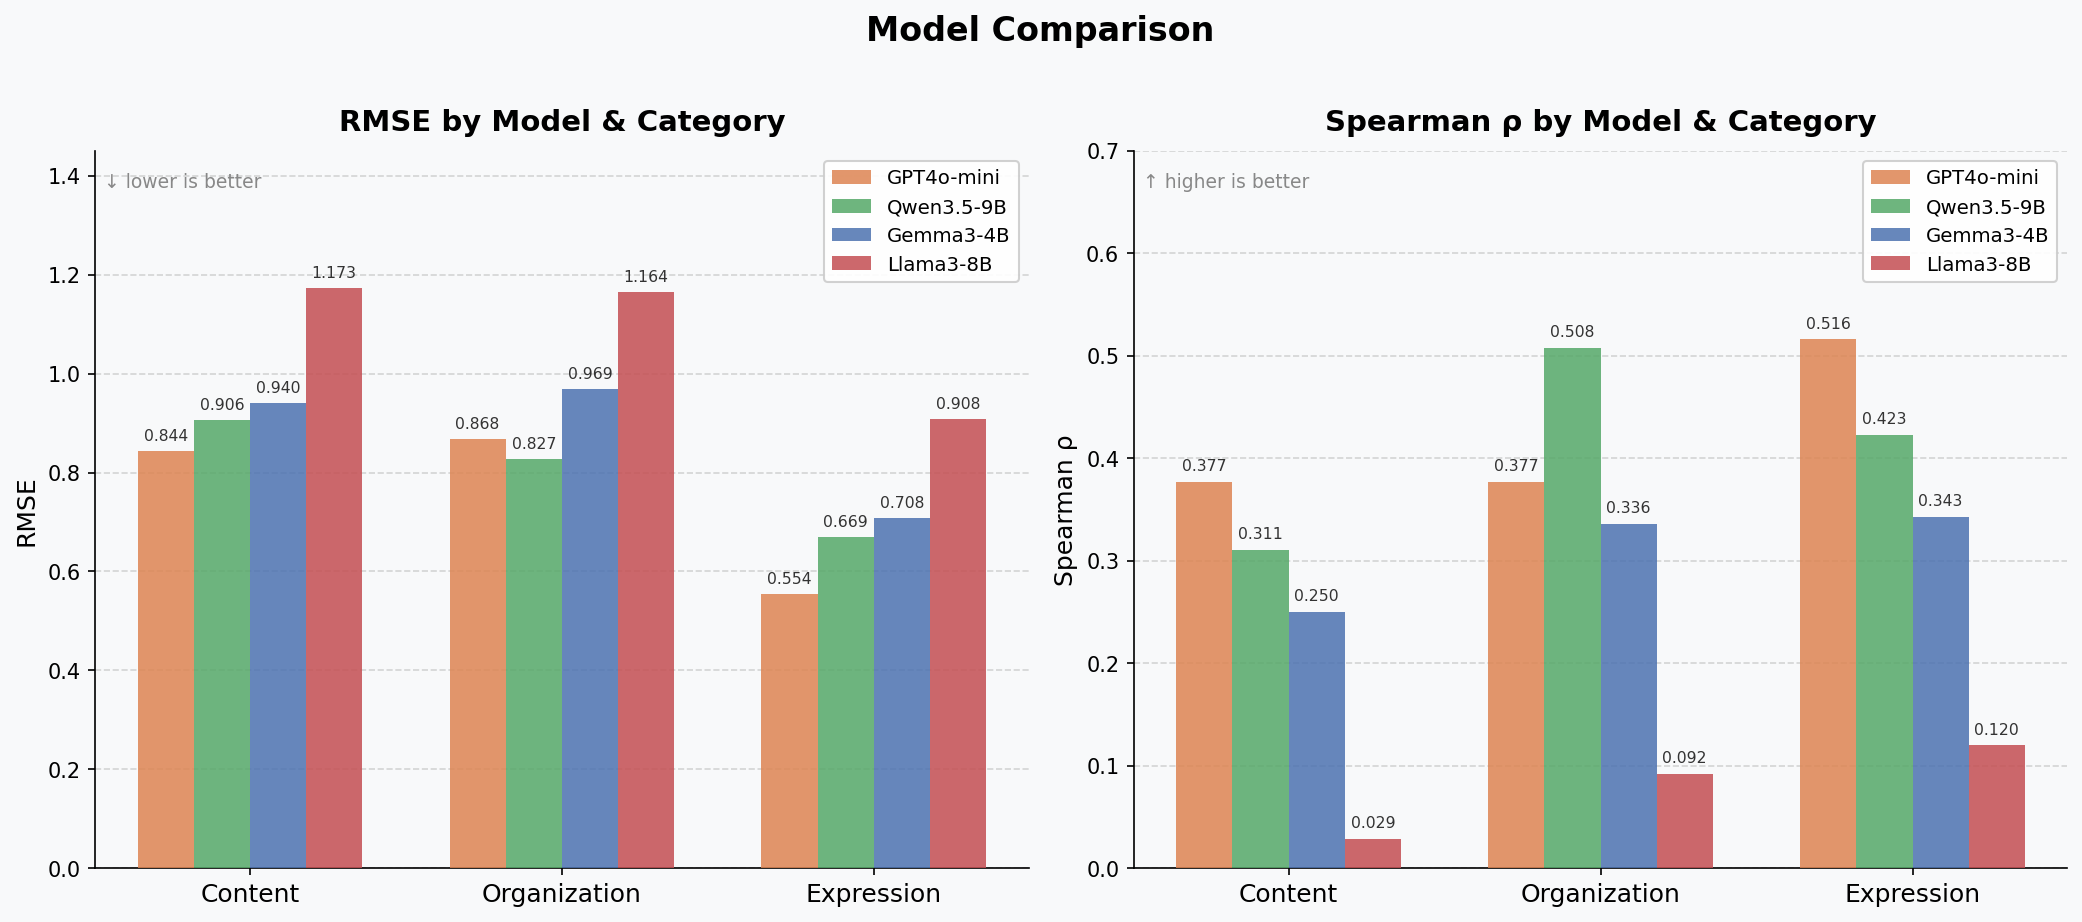

The script that drew this image:
import matplotlib.pyplot as plt
import numpy as np

# ── 데이터 ────────────────────────────────────────────────────────────────────
data = {
    "GPT4o-mini":  {"content": {"rmse": 0.844, "rho": 0.377},
                    "organization": {"rmse": 0.868, "rho": 0.377},
                    "expression": {"rmse": 0.554, "rho": 0.516}},
    "Qwen3.5-9B":  {"content": {"rmse": 0.906, "rho": 0.311},
                    "organization": {"rmse": 0.827, "rho": 0.508},
                    "expression": {"rmse": 0.669, "rho": 0.423}},
    "Gemma3-4B":   {"content": {"rmse": 0.940, "rho": 0.250},
                    "organization": {"rmse": 0.969, "rho": 0.336},
                    "expression": {"rmse": 0.708, "rho": 0.343}},
    "Llama3-8B":   {"content": {"rmse": 1.173, "rho": 0.029},
                    "organization": {"rmse": 1.164, "rho": 0.092},
                    "expression": {"rmse": 0.908, "rho": 0.120}},
}

models     = list(data.keys())
categories = ["content", "organization", "expression"]
CAT_LABELS = ["Content", "Organization", "Expression"]

MODEL_COLORS = {
    "GPT4o-mini": "#DD8452",
    "Qwen3.5-9B": "#55A868",
    "Gemma3-4B":  "#4C72B0",
    "Llama3-8B":  "#C44E52",
}

x         = np.arange(len(categories))
bar_width = 0.18
offsets   = np.linspace(-(len(models)-1)/2, (len(models)-1)/2, len(models)) * bar_width

# ── 공통 그리기 함수 ──────────────────────────────────────────────────────────
def draw_bars(ax, metric, ylabel, title, ylim, value_offset=0.012, fmt="{:.3f}"):
    ax.set_facecolor("#F8F9FA")
    for i, model in enumerate(models):
        values = [data[model][cat][metric] for cat in categories]
        bars = ax.bar(x + offsets[i], values,
                      width=bar_width,
                      color=MODEL_COLORS[model],
                      alpha=0.85,
                      label=model,
                      zorder=3)
        for bar, v in zip(bars, values):
            ax.text(bar.get_x() + bar.get_width() / 2,
                    bar.get_height() + value_offset,
                    fmt.format(v),
                    ha="center", va="bottom",
                    fontsize=7.5, color="#333333")

    ax.set_xticks(x)
    ax.set_xticklabels(CAT_LABELS, fontsize=12)
    ax.set_ylabel(ylabel, fontsize=12)
    ax.set_title(title, fontsize=14, fontweight="bold", pad=10)
    ax.set_ylim(*ylim)
    ax.yaxis.grid(True, linestyle="--", alpha=0.5, zorder=0)
    ax.set_axisbelow(True)
    for spine in ["top", "right"]:
        ax.spines[spine].set_visible(False)
    ax.legend(fontsize=9.5, frameon=True, framealpha=0.9, loc="upper right")

# ── 서브플롯 ───────────────────────────────────────────────────────────────────
fig, axes = plt.subplots(1, 2, figsize=(14, 6))
fig.patch.set_facecolor("#F8F9FA")

draw_bars(axes[0],
          metric="rmse",
          ylabel="RMSE",
          title="RMSE by Model & Category",
          ylim=(0.0, 1.45),
          value_offset=0.015)

draw_bars(axes[1],
          metric="rho",
          ylabel="Spearman ρ",
          title="Spearman ρ by Model & Category",
          ylim=(0.0, 0.70),
          value_offset=0.008)

axes[0].text(0.01, 0.97, "↓ lower is better",
             transform=axes[0].transAxes,
             fontsize=9, color="#888888", va="top")
axes[1].text(0.01, 0.97, "↑ higher is better",
             transform=axes[1].transAxes,
             fontsize=9, color="#888888", va="top")

fig.suptitle("Model Comparison",
             fontsize=16, fontweight="bold", y=1.02)

plt.tight_layout()
plt.savefig("judge_rmse_rho_bar.png",
            dpi=150, bbox_inches="tight")
plt.show()
print("저장 완료: judge_rmse_rho_bar.png")
